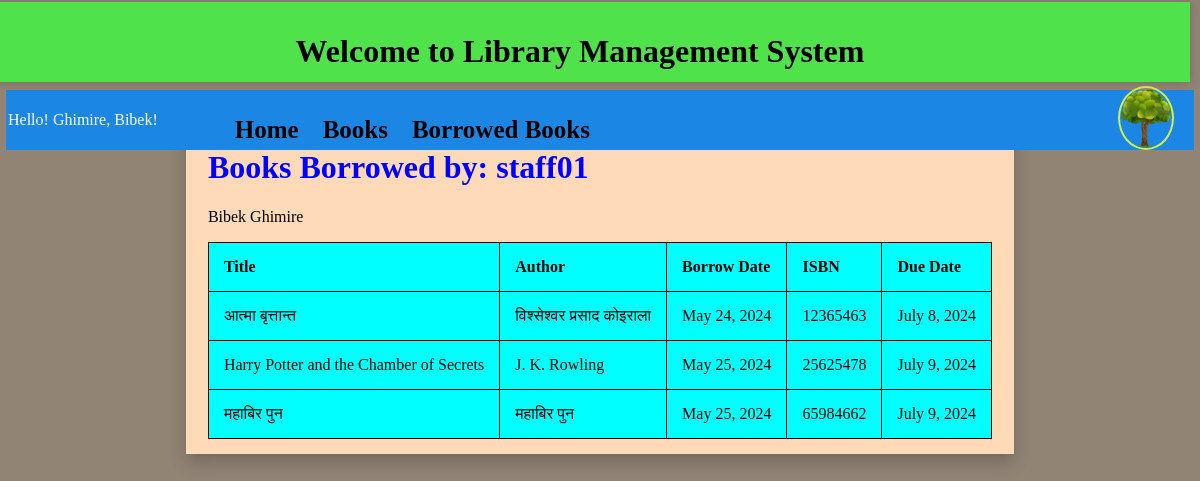
The app's page /library/borrows/ (signed in) with its own data.
### book/models.py (models this page shows, shortened)
class Borrow(models.Model):
    book=models.ForeignKey(Book, on_delete=models.CASCADE)
    usr=models.ForeignKey(User, on_delete=models.CASCADE)
    borrow_date=models.DateField(auto_now_add=True)
    due_date=models.DateField(default=get_due_date,editable=False)

class Book(models.Model):
    title=models.CharField(max_length=200)
    author=models.CharField(max_length=200)
    isbn=models.CharField(max_length=13)
    total_copies=models.PositiveIntegerField(default=1)
    available_stock=models.PositiveIntegerField(default=total_copies)

### book/views.py (the view)
# urls.py: path("borrows/", views.borrowed_books, name='borrowed_books'),
@login_required
def borrowed_books(request):
    usr=request.user
    borrows=Borrow.objects.filter(usr=usr)
    return render(request,'borrowed_list.html',{'borrows':borrows, 'user':usr})

### book/templates/borrowed_list.html (shortened to what this page needs)
{% extends 'home.html' %}
{% load static %}
{% block othercss %}
<link rel="stylesheet" href="{% static 'book/css/book-list.css' %}">
{% endblock %}
  {% block borrowed_list %}
<div class="books-list">
  {% if user.is_authenticated %}
  <h1>Books Borrowed by: {{user.username}} </h1><p> {{ user.first_name }} {{ user.last_name }}</p>
  <table>
    <tr>
      <th>Title</th>
      <th>Author</th>
      <th>Borrow Date</th>
      <th>ISBN</th>
      <th>Due Date</th>
    </tr>
    {% for borrow in borrows %}
    <tr>
      <td>{{ borrow.book.title }}</td>
      <td>{{ borrow.book.author }}</td>
      <td>{{ borrow.borrow_date }}</td>
      <td>{{ borrow.book.isbn }}</td>
      <td>{{ borrow.due_date }}</td>
    </tr>
    {% endfor %}
  </table>
  {% else %}
  <p>You are not logged in, please login to continue</p>
  <p><a href="{% url 'login' %}">Log In</a></p>
{% endif %}
</div>
{% endblock %}

### library/templates/home.html (shortened to what this page needs)
{% extends "base.html" %}
{% load static %}
{% block css %}
    <link rel="stylesheet" href="{% static 'css/homestyle.css' %}">
{% endblock %}
{% block content %}
{% if user.is_authenticated %}
<div class="menuBar">
  <div class="userIntro">
    <span>Hello! {{ user.last_name }}, {{ user.first_name }}!</span>
  </div>
  <div class="menuLists">
    <ul class="menuitems">
      <li> <a href="{% url 'home' %}">Home</a></li>
      <li><a href="{% url 'book_list' %}">Books</a></li>
      <li><a href="{% url 'borrowed_books' %}">Borrowed Books</a></li>
     </ul>
  </div>
  <div class="acc">
    <img src="{% static 'book/images/tree.png' %}">
  </div>
</div>
<div class="book-view">
  {% block borrowed_list %}{% endblock %}
</div>
{% endif %}
{% endblock %}

### static/css/styles.css (style rules this page uses)
body { background-color: rgb(145, 132, 117); display:flex; flex-direction: column; align-items: center; justify-content: center; align-content: stretch; }

### static/css/homestyle.css (style rules this page uses)
.menuBar { display:flex; flex-direction: row; justify-content: space-between; align-items: center; width:99%; height:100px; background-color: rgb(27, 134, 228); position: fixed; top:90px; height:60px; }
.menuBar .userIntro { color:white; padding:2px; }
.menuBar .menuLists { flex-grow: 2; display:flex; align-items: flex-start; height:100%; }
.menuBar .menuLists a { text-decoration: none; color: black; display:block; padding: 10px; }
.menuBar .menuLists li { display: inline-block; font-size: 25px; font-weight: bold; margin:0px; padding:0px; }
.menuBar .menuLists { text-align: center; padding-left: 25px; }
.acc { cursor:pointer; }
.acc img { position:relative; display: inline-block; height:60px; border: 2px solid rgba(219, 245, 74, 0.938); border-radius: 50%; margin-right: 20px; }

### book/static/book/css/book-list.css (style rules this page uses)
.book-view { width:70%; display:flex; flex-direction: row; justify-content: center; margin-top: 20px; background-color: peachpuff; min-width: 160px; box-shadow: 0px 8px 16px 0px rgba(0,0,0,0.2); z-index: -1; }
.book-view .books-list h1 { color:blue; }
.book-view .books-list table { width:100%; background-color: aqua; border-collapse: collapse; margin-bottom: 15px; }
.book-view .books-list table, .book-view .books-list th, .book-view .books-list td { border: 1px solid; }
.book-view .books-list th, .book-view .books-list td { padding:15px; text-align: left; }

### records on screen
Borrow: book "आत्मा बृत्तान्त", book.author "विश्सेश्वर प्रसाद कोइराला", borrow_date "May 24, 2024", book.isbn "12365463", due_date "July 8, 2024"
Borrow: book "Harry Potter and the Chamber of Secrets", book.author "J. K. Rowling", borrow_date "May 25, 2024", book.isbn "25625478", due_date "July 9, 2024"
Borrow: book "महाबिर पुन", book.author "महाबिर पुन", borrow_date "May 25, 2024", book.isbn "65984662", due_date "July 9, 2024"

### other values on screen
{{ user.last_name }} "Ghimire"
{{ user.first_name }} "Bibek"
{{ user.username }} "staff01"
